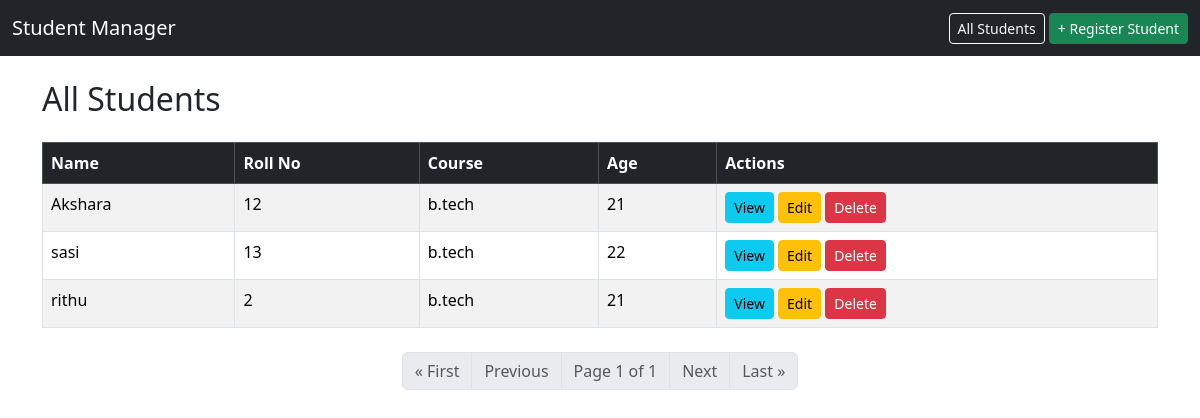
/students/, run on an earlier commit of the app's database.
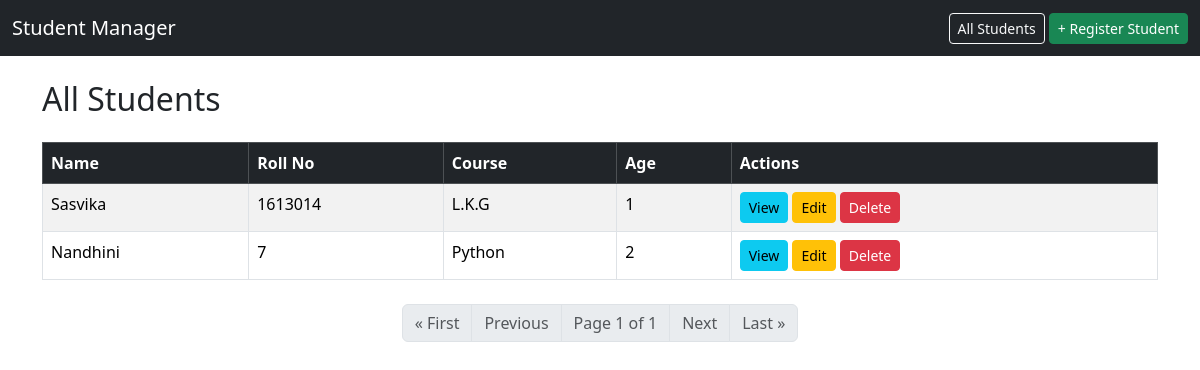
And on a later commit of the database.
### students/models.py (models this page shows, shortened)
class Student(models.Model):
    name = models.CharField(max_length=100)
    roll_no = models.CharField(max_length=20, unique=True)
    course = models.CharField(max_length=50)
    age = models.PositiveIntegerField()

### students/views.py (the view)
# urls.py: path('students/', StudentListView.as_view(), name='student-list'),
class StudentListView(ListView):
    model = Student
    template_name = "students/student_list.html"
    context_object_name = "students"

### students/templates/students/student_list.html
{% extends 'students/base.html' %}
{% block content %}
<h2 class="mb-4">All Students</h2>
<table class="table table-striped table-bordered">
  <thead class="table-dark">
    <tr>
      <th>Name</th>
      <th>Roll No</th>
      <th>Course</th>
      <th>Age</th>
      <th>Actions</th>
    </tr>
  </thead>
  <tbody>
    {% for student in students %}
      <tr>
        <td>{{ student.name }}</td>
        <td>{{ student.roll_no }}</td>
        <td>{{ student.course }}</td>
        <td>{{ student.age }}</td>
        <td>
          <a href="{% url 'student-detail' student.id %}" class="btn btn-info btn-sm">View</a>
          <a href="{% url 'student-update' student.id %}" class="btn btn-warning btn-sm">Edit</a>
          <a href="{% url 'student-delete' student.id %}" class="btn btn-danger btn-sm">Delete</a>
        </td>
      </tr>
    {% empty %}
      <tr><td colspan="5" class="text-center">No students found</td></tr>
    {% endfor %}
  </tbody>
</table>
<nav aria-label="Page navigation" class="mt-4">
  <ul class="pagination justify-content-center">
    {% if page_obj.has_previous %}
      <li class="page-item"><a class="page-link" href="?page=1">&laquo; First</a></li>
      <li class="page-item"><a class="page-link" href="?page={{ page_obj.previous_page_number }}">Previous</a></li>
    {% else %}
      <li class="page-item disabled"><span class="page-link">&laquo; First</span></li>
      <li class="page-item disabled"><span class="page-link">Previous</span></li>
    {% endif %}
    <li class="page-item disabled">
      <span class="page-link">Page {{ page_obj.number }} of {{ page_obj.paginator.num_pages }}</span>
    </li>
    {% if page_obj.has_next %}
      <li class="page-item"><a class="page-link" href="?page={{ page_obj.next_page_number }}">Next</a></li>
      <li class="page-item"><a class="page-link" href="?page={{ page_obj.paginator.num_pages }}">Last &raquo;</a></li>
    {% else %}
      <li class="page-item disabled"><span class="page-link">Next</span></li>
      <li class="page-item disabled"><span class="page-link">Last &raquo;</span></li>
    {% endif %}
  </ul>
</nav>
{% endblock %}

### students/templates/students/base.html (shortened to what this page needs)
<!DOCTYPE html>
<html lang="en">
<head>
  <link href="https://cdn.jsdelivr.net/npm/bootstrap@5.3.2/dist/css/bootstrap.min.css" rel="stylesheet">
</head>
<body>
  <nav class="navbar navbar-expand-lg navbar-dark bg-dark mb-4">
    <div class="container-fluid">
      <a class="navbar-brand" href="{% url 'home' %}">Student Manager</a>
      <div>
        <a class="btn btn-outline-light btn-sm" href="{% url 'student-list' %}">All Students</a>
        <a class="btn btn-success btn-sm" href="{% url 'student-create' %}">+ Register Student</a>
      </div>
    </div>
  </nav>
  <div class="container">
    {% block content %}{% endblock %}
  </div>
</body>
</html>

What changed in the data, as far as the page shows it:
removed Student: name "Akshara", roll_no "12", course "b.tech", age "21"
removed Student: name "sasi", roll_no "13", course "b.tech", age "22"
removed Student: name "rithu", roll_no "2", course "b.tech", age "21"
added Student: name "Sasvika", roll_no "1613014", course "L.K.G", age "1"
added Student: name "Nandhini", roll_no "7", course "Python", age "2"
